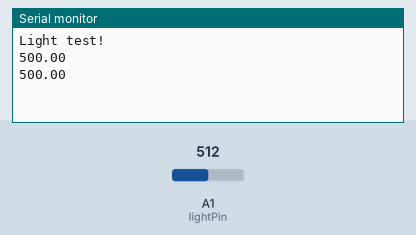
Recording of a sketch running on a simulated Arduino Uno, built with avr-gcc and run on an emulated ATmega328P. Shown: the last lines printed to the serial monitor. Inputs (shaded band) come from the test bench; at power-on: A1 (lightPin) = 512.

Above: at 2.8 s.
2.9 s: A1 (lightPin) set to 716
At 5.2 s:
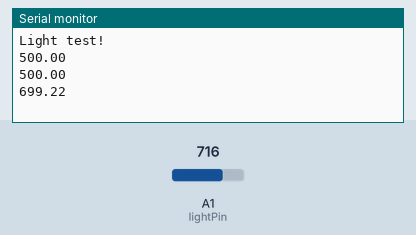
5.6 s: A1 (lightPin) set to 900
At 6.8 s:
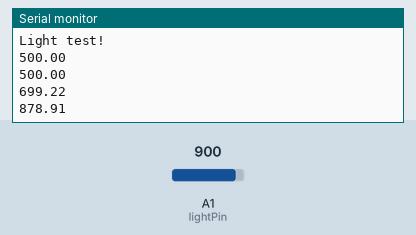
Timing chart, 0 to 8.6 s (numbered marks = the images above; inputs shaded):
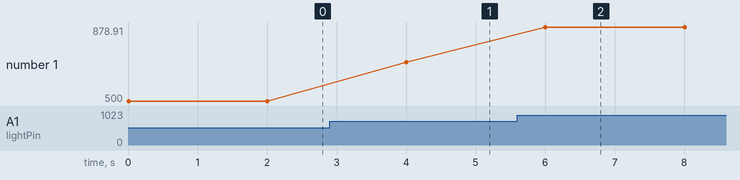

Measured:
- after the input at 2.9 s, the serial monitor: prints a new line after 1.1 s (image 1)
- after the input at 5.6 s, the serial monitor: prints a new line after 0.40 s (image 2)
- plotted number 1: 500 → 699.22 after the input at 2.9 s, 699.22 → 878.91 after the input at 5.6 s

The sketch:

TEMT6000.ino
```cpp
#define lightPin A1


class deviceLight {
  public:
    deviceLight() {

    }

    float readValue() {
      float volts = analogRead(lightPin) * 5.0 / 1024.0;
      float amps = volts / 10000.0;  // across 10,000 Ohms
      float microamps = amps * 1000000;
      return microamps * 2.0;  // lux value
    }
};

deviceLight sensorLight;

void setup() {
  Serial.begin(9600);
  Serial.println("Light test!");

}

void loop() {
  Serial.println(sensorLight.readValue());
  delay(2000);

}
```
